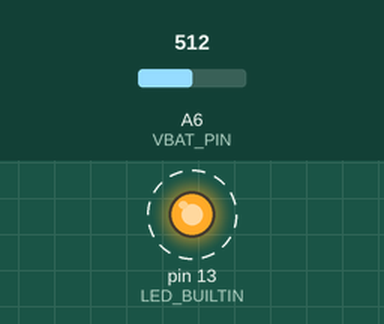
This sketch was run on a simulated Arduino Nano, built with avr-gcc and run on an emulated ATmega328P. Shown: output pins drawn as LEDs (lit = HIGH). Dashed ring = blinking. The test bench sets the inputs (shaded band); at power-on: A6 (VBAT_PIN) = 512. What the sketch prints to the serial monitor is not drawn.

Above: at 0.5 s.
Timing chart, 0 to 4.6 s (numbered marks = the images above):
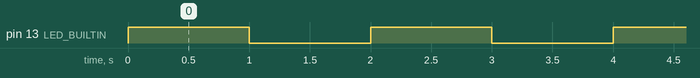

Measured:
- by itself, pin 13 (LED_BUILTIN): alternates HIGH for 1.0 s and LOW for 1.0 s

The sketch:

sketch_nov30a.ino
```cpp
#define VBAT_PIN     A6
#define ECS_PIN      5  # E-Ink Chip Select
#define DATA_CMD_PIN 6  # Data/Command Pin E-Ink
#define SRCS_PIN     9  # SRAM Chip Select (E-Ink)
#define SDCS_PIN     10 # SDcard Chip Select (E-Ink)
#define RST_PIN      11 # E-Ink Reset pin
#define BUSY_PIN     12 # E-Ink Busy pin

/**
* Notes:
* 1.54" Tri-Color 200x200 Pixel Display
* Do not update more than once every 180 seconds or you may permanently damage the display
* The larger red ink dots will slowly rise, turning the display pinkish instead of white background.
* To keep the background color clear and pale, refresh once a day
*/
void setup() {
  pinMode(LED_BUILTIN, OUTPUT);
  Serial.begin(115200);
  while (!Serial) {
    delay(10);
  }
}

void loop() {
  float measuredvbat = analogRead(VBAT_PIN);
  measuredvbat *= 2;     // we divided by 2, so multiply back
  measuredvbat *= 3.3;   // Multiply by 3.3V, our reference voltage
  measuredvbat /= 1024;  // convert to voltage
  Serial.print("VBat: ");
  Serial.println(measuredvbat);
  digitalWrite(LED_BUILTIN, HIGH);  // turn the LED on (HIGH is the voltage level)
  delay(1000);                      // wait for a second
  digitalWrite(LED_BUILTIN, LOW);   // turn the LED off by making the voltage LOW
  delay(1000);
}
```
